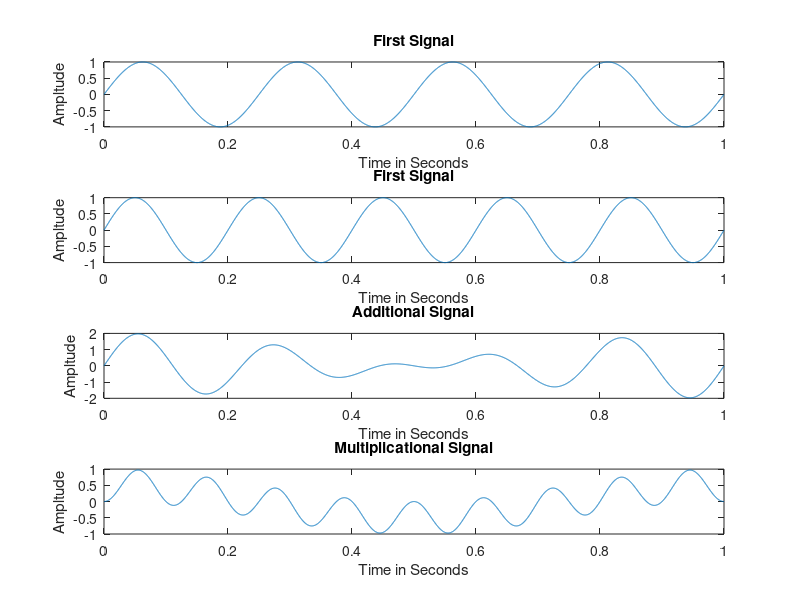

Write the MATLAB code that produced this figure.
% Write a program to implement addition and multiplication of 2 different
% signal
clc;
close all;
clear all;

Fs = 4000;  % sampling frequency
ts = 1/Fs;
t = 0:ts:1;

% For first signal
f = 4;
x = sin(2*pi*f*t);
subplot(4,1,1);
plot(t,x);
title('First Signal');
xlabel('Time in Seconds');
ylabel('Ampltude');

% For second signal
f1 = 5;
y = sin(2*pi*f1*t);
subplot(4,1,2);
plot(t,y);
title('First Signal');
xlabel('Time in Seconds');
ylabel('Ampltude');

% Addition of signals
subplot(4,1,3);
plot(t,x+y);
title('Additional Signal');
xlabel('Time in Seconds');
ylabel('Ampltude');

% Multiplication of signals
subplot(4,1,4);
plot(t,x.*y);
title('Multiplicational Signal');
xlabel('Time in Seconds');
ylabel('Ampltude');
